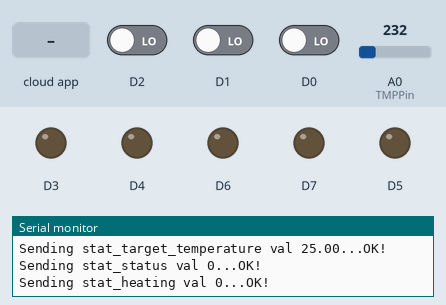
This sketch was run on a simulated ESP8266 (NodeMCU). On the bench: output pins drawn as LEDs (lit = HIGH), the last lines printed to the serial monitor. The test bench sets the inputs (shaded band); at power-on: D2 LOW, D1 LOW, D0 LOW, A0 (TMPPin) = 232. WiFi joins after 1.5 s; servers stay silent unless stated; no MQTT or app messages arrive unless stated; not simulated (calls return 0 or success): credentials.h; names the files do not define were given values by the test bench: AIO_SERVERPORT = 80.

Above: at 3.2 s.
3.3 s: D2 driven HIGH
At 4.3 s:
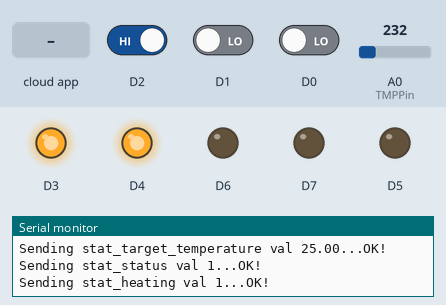
5.1 s: D1 driven HIGH
At 5.9 s:
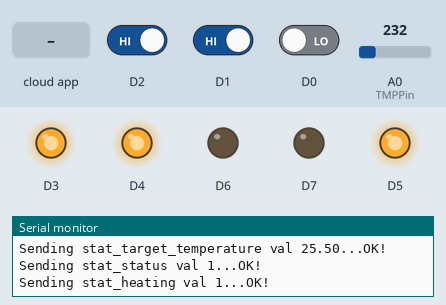
6.7 s: the phone or cloud app sets target_temperature to 0
At 8.1 s:
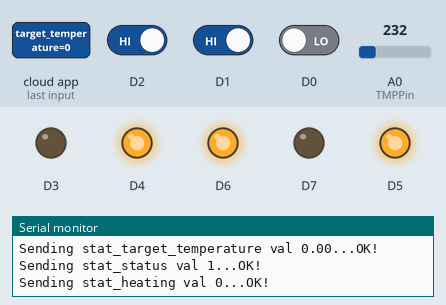
8.4 s: the phone or cloud app sets status to 0
At 9.8 s:
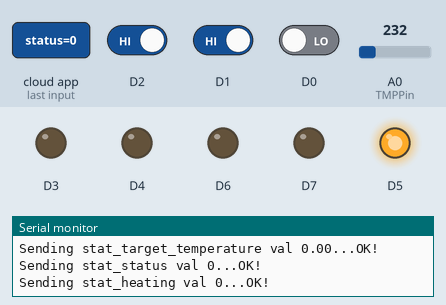
10.1 s: D0 driven HIGH
At 11.4 s:
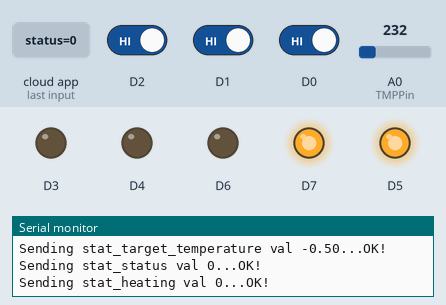
11.8 s: the phone or cloud app sets status to 1
At 12.9 s:
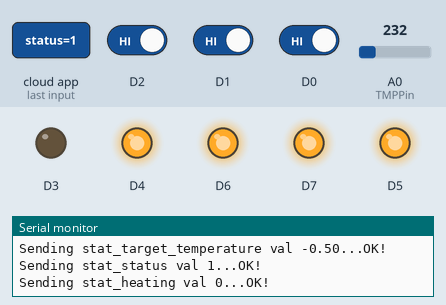
Timing chart, 0 to 14.5 s (numbered marks = the images above; inputs shaded):
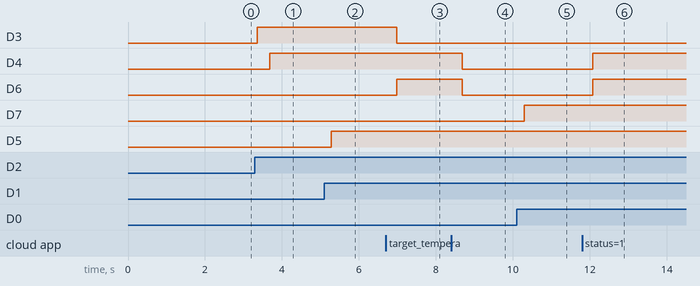

Measured:
- after the input at 3.3 s, D3: LOW → HIGH after 0.06 s; D4: LOW → HIGH after 0.38 s
- after the input at 5.1 s, D5: LOW → HIGH after 0.19 s
- after the input at 6.7 s, D3: HIGH → LOW after 0.28 s; D6: LOW → HIGH after 0.28 s
- after the input at 8.4 s, D4, D6: HIGH → LOW after 0.29 s
- after the input at 10.1 s, D7: LOW → HIGH after 0.20 s
- after the input at 11.8 s, D4, D6: LOW → HIGH after 0.27 s

The sketch:

smart-heater-1.ino
```cpp
/************************* WiFi Access Point *********************************/

#include <ESP8266WiFi.h>        // Include the Wi-Fi library
#include "credentials.h"  "     // Include Credentials (you need to create that file in the same folder if you cloned it from git)

/*
Content of "credentials.h" that matters for this section

// WIFI Credentials

#define WIFI_SSID        "[REPLACE BY YOUR WIFI SSID (2G)]"     // The SSID (name) of the Wi-Fi network you want to connect to
#define WIFI_PASSWORD    "[REPLACE BY YOUR WIFI PASSWORD]"      // The password of the Wi-Fi
*/

const char* ssid     = WIFI_SSID;         // The SSID (name) of the Wi-Fi network you want to connect to
const char* password = WIFI_PASSWORD;     // The password of the Wi-Fi

/************************* MQTT Setup *********************************/

#include "Adafruit_MQTT.h"
#include "Adafruit_MQTT_Client.h"
#include "credentials.h

/*
// MQTT Credentials

Content of "credentials.h" that matters for this section

#define AIO_SERVER      "[REPLACE BY YOUR MQTT SERVER IP ADDRESS OR ITS FQDN]"
#define AIO_SERVERPORT  [REPLACE BY THE PORT NUMBER USED FOR THE MQTT SERVICE ON YOUR MQTT SERVEUR (DEFAULT IS 1883)]       // use 8883 for SSL"
#define AIO_USERNAME    ""  // USE THIS IF YOU HAVE USERNAME AND PASSWORD ENABLED ON YOUR MQTT SERVER
#define AIO_KEY         ""  // USE THIS IF YOU HAVE USERNAME AND PASSWORD ENABLED ON YOUR MQTT SERVER
*/

/************ Global State (you don't need to change this!) ******************/

// Create an ESP8266 WiFiClient class to connect to the MQTT server.
WiFiClient client;
// or... use WiFiFlientSecure for SSL
//WiFiClientSecure client;

// Setup the MQTT client class by passing in the WiFi client and MQTT server and login details.
Adafruit_MQTT_Client mqtt(&client, AIO_SERVER, AIO_SERVERPORT, AIO_USERNAME, AIO_KEY);

/****************************** Feeds ***************************************/

// Setup a feed called 'photocell' for publishing.
// Notice MQTT paths for AIO follow the form: <username>/feeds/<feedname>
Adafruit_MQTT_Publish stat_current_temperature = Adafruit_MQTT_Publish(&mqtt, AIO_USERNAME "/stat/heater_1/current_temperature");
Adafruit_MQTT_Publish stat_target_temperature = Adafruit_MQTT_Publish(&mqtt, AIO_USERNAME "/stat/heater_1/target_temperature");
Adafruit_MQTT_Publish stat_heating = Adafruit_MQTT_Publish(&mqtt, AIO_USERNAME "/stat/heater_1/heating");
Adafruit_MQTT_Publish stat_status = Adafruit_MQTT_Publish(&mqtt, AIO_USERNAME "/stat/heater_1/status");

// Setup a feed called 'onoff' for subscribing to changes.
Adafruit_MQTT_Subscribe cmnd_target_temperature = Adafruit_MQTT_Subscribe(&mqtt, AIO_USERNAME "/cmnd/heater_1/target_temperature");
Adafruit_MQTT_Subscribe cmnd_status = Adafruit_MQTT_Subscribe(&mqtt, AIO_USERNAME "/cmnd/heater_1/status");

// Bug workaround for Arduino 1.6.6, it seems to need a function declaration
// for some reason (only affects ESP8266, likely an arduino-builder bug).
void MQTT_connect();

#define TMPPin A0//TMP36 attached to ESP8266 ESP-12E ADC

String temperatureString = "";      //variable to hold the temperature reading
int BUTTONc = 0;         // variable for reading the pushbutton status
int BUTTONh = 0;         // variable for reading the pushbutton status
int BUTTONonoff = 0;         // variable for reading the pushbutton status

int onoff_status = LOW;
int previous_BUTTONonoff_status = LOW;

float temperature_target = 25.00;
int previous_BUTTONc_status = LOW;
int previous_BUTTONh_status = LOW;

int flag = 0;

void setup() {
Serial.begin(115200); // Start the Serial communication to send messages to the computer

  delay(10);
  Serial.println('\n');

  WiFi.begin(ssid, password);             // Connect to the network
  Serial.print("Connecting to ");
  Serial.print(ssid); Serial.println(" ...");

  int i = 0;
  while (WiFi.status() != WL_CONNECTED) { // Wait for the Wi-Fi to connect
    delay(1000);
    Serial.print(++i); Serial.print(' ');
  }

  Serial.println('\n');
  Serial.println("Connection established!");
  Serial.print("IP address:\t");
  Serial.println(WiFi.localIP());         // Send the IP address of the ESP8266 to the computer

  // Setup MQTT subscription for onoff feed.
  mqtt.subscribe(&cmnd_target_temperature);
  mqtt.subscribe(&cmnd_status);

}


void loop() {

  // Ensure the connection to the MQTT server is alive (this will make the first
  // connection and automatically reconnect when disconnected).  See the MQTT_connect
  // function definition further below.
  MQTT_connect();

  // this is our 'wait for incoming subscription packets' busy subloop
  // try to spend your time here


  int tmpValue = analogRead(TMPPin);
  float voltage = tmpValue * 3.3;// converting that reading to voltage
  voltage /= 1024.0;
  float temperatureC = (voltage - 0.5) * 100 ;  //converting from 10 mv per degree wit 500 mV offset
  //to degrees ((voltage - 500mV) times 100)
  float temperatureF = (temperatureC * 9.0 / 5.0) + 32.0;  //now convert to Fahrenheit
  temperatureString = " " + String(temperatureC) + " C  " + String(temperatureF) + " F ";
 // Serial.println(temperatureString);

pinMode(D3, OUTPUT);
pinMode(D4, OUTPUT);
pinMode(D5, OUTPUT);
pinMode(D6, OUTPUT);
pinMode(D7, OUTPUT);

pinMode(D0, INPUT);

  BUTTONc = digitalRead(D0);
  BUTTONh = digitalRead(D1);
  BUTTONonoff = digitalRead(D2);

    if (onoff_status == HIGH) {
    // turn LED on:
    digitalWrite(D4, HIGH);
  } else {
    // turn LED off:
    digitalWrite(D4, LOW);
  }

    // check if the pushbutton is pressed. If it is, the buttonState is HIGH:
  if (BUTTONh == HIGH) {
    // turn LED on:
    digitalWrite(D5, HIGH);
  } else {
    // turn LED off:
    digitalWrite(D5, LOW);
  }

  // check if the pushbutton is pressed. If it is, the buttonState is HIGH:
  if (BUTTONc == HIGH) {
    // turn LED on:
    digitalWrite(D7, HIGH);
  } else {
    // turn LED off:
    digitalWrite(D7, LOW);
  }

////////////// COLDER BUTTON PROCCESSING ///////////////
  // check if the pushbutton is pressed. If it is, the buttonState is HIGH:
  if (BUTTONc == HIGH) {
      ////Serial.println("BUTTONonoff == HIGH");

      if (previous_BUTTONc_status == LOW) {
          ////Serial.println("previous_BUTTONonoff_status == LOW");

          temperature_target -= 0.5;
          Serial.print("temperature_target : ");
          Serial.println(temperature_target);
          previous_BUTTONc_status = HIGH; // this so that it change state once despite the button behing pressed during multiple loops

      } // else it was high before and we don't do anythink this time

  } else {

  // Serial.println("BUTTONonoff == NOT HIGH");
  previous_BUTTONc_status = LOW; // this so that it change state once despite the button behing pressed during multiple l

  }
  ////////////// END COLDER BUTTON PROCCESSING ///////////////

////////////// HOTTER BUTTON PROCCESSING ///////////////
  // check if the pushbutton is pressed. If it is, the buttonState is HIGH:
  if (BUTTONh == HIGH) {
      ////Serial.println("BUTTONonoff == HIGH");

      if (previous_BUTTONh_status == LOW) {
          ////Serial.println("previous_BUTTONonoff_status == LOW");

          temperature_target += 0.5;
          Serial.print("temperature_target : ");
          Serial.println(temperature_target);
          previous_BUTTONh_status = HIGH; // this so that it change state once despite the button behing pressed during multiple loops

      } // else it was high before and we don't do anythink this time

  } else {

  // Serial.println("BUTTONonoff == NOT HIGH");
  previous_BUTTONh_status = LOW; // this so that it change state once despite the button behing pressed during multiple l

  }
  ////////////// END HOTTER BUTTON PROCCESSING ///////////////


  ////////////// ON OFF BUTTON PROCCESSING ///////////////
  // check if the pushbutton is pressed. If it is, the buttonState is HIGH:
  if (BUTTONonoff == HIGH) {
      ////Serial.println("BUTTONonoff == HIGH");

      if (previous_BUTTONonoff_status == LOW) {
          ////Serial.println("previous_BUTTONonoff_status == LOW");

          if (onoff_status == LOW) {
               Serial.println("Device set to ON");
               onoff_status = HIGH;
          } else {
              Serial.println("Device set to OFF");
              onoff_status = LOW;
          }
          previous_BUTTONonoff_status = HIGH; // this so that it change state once despite the button behing pressed during multiple loops

      } // else it was high before and we don't do anythink this time

  } else {

  // Serial.println("BUTTONonoff == NOT HIGH");
  previous_BUTTONonoff_status = LOW; // this so that it change state once despite the button behing pressed during multiple l

  }
  ////////////// END ON OFF BUTTON PROCCESSING ///////////////


////////// THERMOSTAT //////////

if (onoff_status == HIGH) {

    if (flag == 0){

        Serial.print("current temperature : ");
        Serial.println(temperatureC);
        flag ++;

    } else {

        flag ++;
        if(flag == 20) {

            flag = 0;
        }

    }

    if (temperatureC < temperature_target) {

         digitalWrite(D3, HIGH);
         digitalWrite(D6, LOW);

    } else {

         digitalWrite(D3, LOW);
         digitalWrite(D6, HIGH);

    }

} else {

    digitalWrite(D6, LOW);
    digitalWrite(D3, LOW); // we turn off the heating

}


/*
digitalWrite(D3, HIGH);
//  digitalWrite(D4, HIGH);
//  digitalWrite(D5, HIGH);
digitalWrite(D6, HIGH);
//  digitalWrite(D7, HIGH);


  delay(1000);


digitalWrite(D3, LOW);
//  digitalWrite(D4, LOW);
//  digitalWrite(D5, LOW);
digitalWrite(D6, LOW);
//  digitalWrite(D7, LOW);


  delay(1000);
*/

  delay(50);


  Adafruit_MQTT_Subscribe *subscription;
  while ((subscription = mqtt.readSubscription(250))) {

    if (subscription == &cmnd_target_temperature) {
      Serial.print(F("Got: "));
      Serial.println((char *)cmnd_target_temperature.lastread);
      int temp_temperature_target = atof((char *)cmnd_target_temperature.lastread);
      if (temp_temperature_target >= 0 && temp_temperature_target < 40) {
      temperature_target = temp_temperature_target;
      Serial.print("Received New temperature Target : ");
      Serial.println(temperature_target);
      } else {
      Serial.print("Received UNVALID New temperature Target : ");
      Serial.println(temp_temperature_target);
      }
    }

    if (subscription == &cmnd_status) {
      Serial.print(F("Got: "));
      Serial.println((char *)cmnd_status.lastread);
      int temp_onoff_status = atof((char *)cmnd_status.lastread);
      if (temp_onoff_status == 0 || temp_onoff_status == 1) {
      onoff_status = temp_onoff_status;
      Serial.print("Received New onoff status : ");
      Serial.println(onoff_status);
      } else {
      Serial.print("Received UNVALID New onoff status : ");
      Serial.println(temp_onoff_status);
      }

    }

 }


  // Now we can publish stuff!
  Serial.print(F("\nSending stat_current_temperature val "));
  Serial.print(temperatureC);
  Serial.print("...");
  if (! stat_current_temperature.publish(temperatureC)) {
    Serial.println(F("Failed"));
  } else {
    Serial.println(F("OK!"));
  }

  Serial.print(F("\nSending stat_target_temperature val "));
  Serial.print(temperature_target);
  Serial.print("...");
  if (! stat_target_temperature.publish(temperature_target)) {
    Serial.println(F("Failed"));
  } else {
    Serial.println(F("OK!"));
  }

  Serial.print(F("\nSending stat_status val "));
  Serial.print(onoff_status);
  Serial.print("...");
  if (! stat_status.publish(onoff_status)) {
    Serial.println(F("Failed"));
  } else {
    Serial.println(F("OK!"));
  }

int heating = digitalRead(D3);

  Serial.print(F("\nSending stat_heating val "));
  Serial.print(heating);
  Serial.print("...");
  if (! stat_heating.publish(heating)) {
    Serial.println(F("Failed"));
  } else {
    Serial.println(F("OK!"));
  }


// stat_target_temperature
// stat_status

  // ping the server to keep the mqtt connection alive
  // NOT required if you are publishing once every KEEPALIVE seconds
  /*
  if(! mqtt.ping()) {
    mqtt.disconnect();
  }
  */


}


// Function to connect and reconnect as necessary to the MQTT server.
// Should be called in the loop function and it will take care if connecting.
void MQTT_connect() {
  int8_t ret;

  // Stop if already connected.
  if (mqtt.connected()) {
    return;
  }

  Serial.print("Connecting to MQTT... ");

  uint8_t retries = 3;
  while ((ret = mqtt.connect()) != 0) { // connect will return 0 for connected
       Serial.println(mqtt.connectErrorString(ret));
       Serial.println("Retrying MQTT connection in 5 seconds...");
       mqtt.disconnect();
       delay(250);  // wait 5 seconds
       retries--;
       if (retries == 0) {
         // basically die and wait for WDT to reset me
         while (1);
       }
  }
  Serial.println("MQTT Connected!");
}
```
